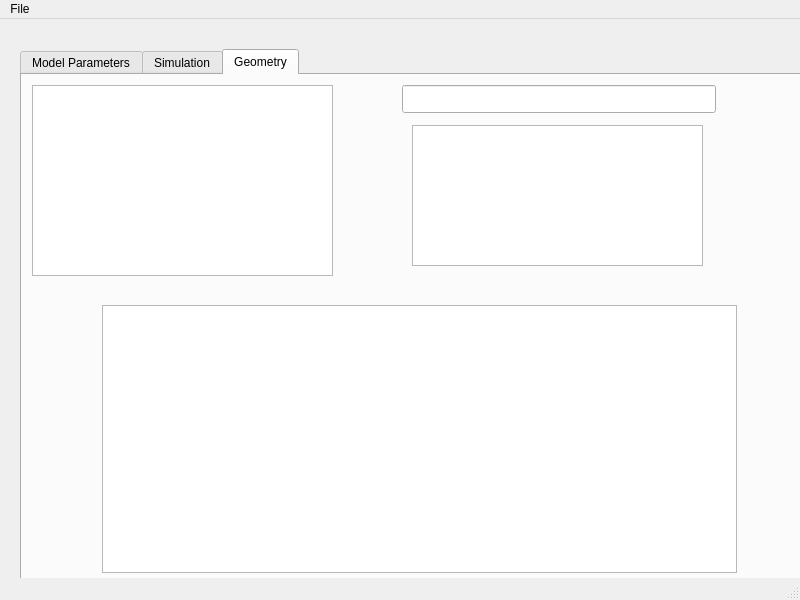
<?xml version="1.0" encoding="UTF-8"?>
<ui version="4.0">
 <class>MainWindow</class>
 <widget class="QMainWindow" name="MainWindow">
  <property name="geometry">
   <rect>
    <x>0</x>
    <y>0</y>
    <width>800</width>
    <height>600</height>
   </rect>
  </property>
  <property name="windowTitle">
   <string>openRiver</string>
  </property>
  <widget class="QWidget" name="centralwidget">
   <widget class="QTabWidget" name="tabWidget">
    <property name="geometry">
     <rect>
      <x>20</x>
      <y>30</y>
      <width>791</width>
      <height>541</height>
     </rect>
    </property>
    <property name="autoFillBackground">
     <bool>true</bool>
    </property>
    <property name="tabShape">
     <enum>QTabWidget::Rounded</enum>
    </property>
    <property name="currentIndex">
     <number>2</number>
    </property>
    <widget class="QWidget" name="paramTab">
     <property name="autoFillBackground">
      <bool>true</bool>
     </property>
     <attribute name="title">
      <string>Model Parameters</string>
     </attribute>
    </widget>
    <widget class="QWidget" name="simTab">
     <attribute name="title">
      <string>Simulation</string>
     </attribute>
    </widget>
    <widget class="QWidget" name="geomTab">
     <attribute name="title">
      <string>Geometry</string>
     </attribute>
     <widget class="QTableView" name="tableSectionCoord">
      <property name="geometry">
       <rect>
        <x>390</x>
        <y>50</y>
        <width>291</width>
        <height>141</height>
       </rect>
      </property>
     </widget>
     <widget class="QGraphicsView" name="sectionGraphics">
      <property name="geometry">
       <rect>
        <x>80</x>
        <y>230</y>
        <width>635</width>
        <height>268</height>
       </rect>
      </property>
     </widget>
     <widget class="QListWidget" name="listSections">
      <property name="geometry">
       <rect>
        <x>10</x>
        <y>10</y>
        <width>301</width>
        <height>191</height>
       </rect>
      </property>
     </widget>
     <widget class="QLineEdit" name="lineTabEdit">
      <property name="geometry">
       <rect>
        <x>40</x>
        <y>-34</y>
        <width>314</width>
        <height>28</height>
       </rect>
      </property>
     </widget>
     <widget class="QLineEdit" name="lineTabEdit_2">
      <property name="geometry">
       <rect>
        <x>380</x>
        <y>10</y>
        <width>314</width>
        <height>28</height>
       </rect>
      </property>
     </widget>
    </widget>
   </widget>
  </widget>
  <widget class="QMenuBar" name="menubar">
   <property name="geometry">
    <rect>
     <x>0</x>
     <y>0</y>
     <width>800</width>
     <height>24</height>
    </rect>
   </property>
   <widget class="QMenu" name="menuFile">
    <property name="title">
     <string>File</string>
    </property>
    <addaction name="actionImport"/>
    <addaction name="actionExport"/>
    <addaction name="actionOpen"/>
   </widget>
   <addaction name="menuFile"/>
  </widget>
  <widget class="QStatusBar" name="statusbar"/>
  <action name="actionImport">
   <property name="text">
    <string>Import</string>
   </property>
  </action>
  <action name="actionExport">
   <property name="text">
    <string>Export</string>
   </property>
  </action>
  <action name="actionOpen">
   <property name="text">
    <string>Open</string>
   </property>
  </action>
 </widget>
 <tabstops>
  <tabstop>tabWidget</tabstop>
 </tabstops>
 <resources/>
 <connections/>
</ui>
